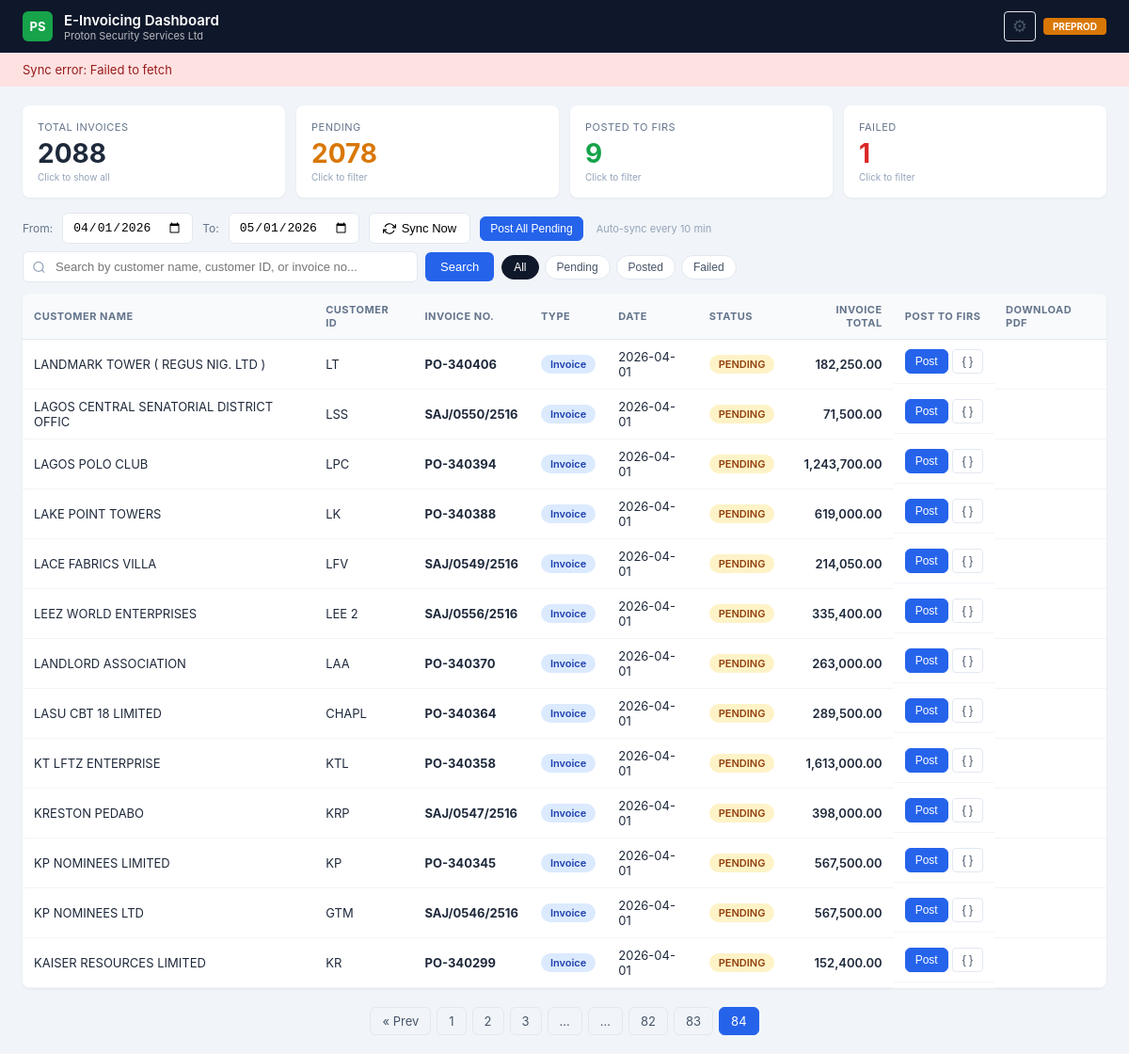
The page /?date_from=2026-04-01&date_to=2026-05-01&q=&status=&page=84 on the database its author committed.
### tables this page shows
CREATE TABLE invoices (
                post_order          INTEGER PRIMARY KEY,
                trx_number          INTEGER,
                invoice_num         TEXT,
                customer_name       TEXT,
                customer_id         TEXT,
                customer_tin        TEXT,
                customer_email      TEXT,
                customer_phone      TEXT,
                customer_address    TEXT,
                customer_city       TEXT,
                invoice_date        TEXT,
                amount              REAL    DEFAULT 0,
                vat_amount          REAL    DEFAULT 0,
                status              TEXT    DEFAULT 'pending',
                irn                 TEXT,
                qr_code             TEXT,
                posted_at           TEXT,
                error_message       TEXT,
                api_response        TEXT,
                invoice_description TEXT,
                invoice_type        TEXT    DEFAULT 'Invoice',
                last_synced         TEXT
            );

### app.py (the view)
@app.route("/")
def index():
    page = request.args.get("page", 1, type=int)
    q = request.args.get("q", "").strip()
    status_filter = request.args.get("status", "").strip()
    today = date.today()
    default_from = today.replace(day=1).strftime("%Y-%m-%d")
    default_to = (
        today.replace(day=31).strftime("%Y-%m-%d")
        if today.month == 12
        else today.replace(month=today.month + 1, day=1).strftime("%Y-%m-%d")
    )
    date_from = request.args.get("date_from", default_from).strip()
    date_to   = request.args.get("date_to",   default_to).strip()
    try:
        range_params = (date_from, date_to)
        all_stats = db_read(
            "SELECT status, COUNT(*) as cnt FROM invoices "
            "WHERE invoice_date >= ? AND invoice_date <= ? GROUP BY status",
            range_params
        )
        stats = {"total": 0, "posted": 0, "pending": 0, "failed": 0, "credit_notes": 0, "invoices_count": 0}
        for s in all_stats: stats[s["status"]] = s["cnt"]; stats["total"] += s["cnt"]
        type_stats = db_read(
            "SELECT invoice_type, COUNT(*) as cnt FROM invoices "
            "WHERE invoice_date >= ? AND invoice_date <= ? GROUP BY invoice_type",
            range_params
        )
        for t in type_stats:
            if t["invoice_type"] == "Credit Note": stats["credit_notes"] = t["cnt"]
            elif t["invoice_type"] == "Invoice": stats["invoices_count"] = t["cnt"]
        where_parts = ["invoice_date >= ?", "invoice_date <= ?"]
        params = [date_from, date_to]
        if q:
            where_parts.append(
                "(LOWER(customer_name) LIKE ? OR LOWER(customer_id) LIKE ? OR LOWER(invoice_num) LIKE ?)"
            )
            like = f"%{q.lower()}%"
            params += [like, like, like]
        if status_filter and status_filter in ("pending", "posted", "failed"):
            where_parts.append("status = ?")
            params.append(status_filter)
        where_sql = "WHERE " + " AND ".join(where_parts)
        count_row = db_read_one(f"SELECT COUNT(*) as cnt FROM invoices {where_sql}", tuple(params))
        total = count_row["cnt"] if count_row else 0
        total_pages = max(1, (total + PER_PAGE - 1) // PER_PAGE)
        page = max(1, min(page, total_pages))
        offset = (page - 1) * PER_PAGE
        invoices = db_read(
            f"SELECT * FROM invoices {where_sql} ORDER BY invoice_date DESC, trx_number DESC LIMIT ? OFFSET ?",
            tuple(params) + (PER_PAGE, offset)
        )
    except:
        invoices=[]; stats={"total":0,"posted":0,"pending":0,"failed":0,"credit_notes":0,"invoices_count":0}; total=0; total_pages=1; page=1
    return render_template(
        "index.html",
        invoices=invoices, stats=stats,
        page=page, total_pages=total_pages, total=total,
        q=q, status_filter=status_filter,
        date_from=date_from, date_to=date_to
    )

### app.py (called while the page is built)
def _open_db():
    conn = sqlite3.connect(DB_PATH, timeout=30)
    conn.row_factory = sqlite3.Row
    conn.execute("PRAGMA journal_mode=WAL")
    conn.execute("PRAGMA busy_timeout=10000")
    return conn

def db_read(sql, params=()):
    with _db_lock:
        conn = _open_db()
        try: return [dict(r) for r in conn.execute(sql, params).fetchall()]
        finally: conn.close()

def db_read_one(sql, params=()):
    with _db_lock:
        conn = _open_db()
        try:
            row = conn.execute(sql, params).fetchone()
            return dict(row) if row else None
        finally: conn.close()

### templates/index.html (shortened to what this page needs)
<!DOCTYPE html>
<html lang="en">
<head>
</head>
<body>
<header class="header">
    <div class="header-left">
        <div class="header-logo">PS</div>
        <div>
            <div class="header-title">E-Invoicing Dashboard</div>
            <div class="header-subtitle">Proton Security Services Ltd</div>
        </div>
    </div>
    <div class="header-right" style="display:flex;align-items:center;gap:8px">
        <button class="btn-ghost" onclick="openSettings()" title="Tax Category Settings" style="font-size:18px;padding:4px 8px">&#9881;</button>
        <span class="header-env">PREPROD</span>
    </div>
</header>
<div class="sync-banner" id="syncBanner" style="display:none">
    <span id="syncBannerText">Syncing invoices from Sage 50...</span>
</div>
<div class="stats-bar">
    <div class="stat-card" onclick="setStatusFilter('')" title="Show all">
        <div class="stat-label">Total Invoices</div>
        <div class="stat-value">{{ stats.total }}</div>
        <div class="stat-hint">Click to show all</div>
    </div>
    <div class="stat-card pending {% if status_filter == 'pending' %}active-filter{% endif %}" onclick="setStatusFilter('pending')" title="Filter pending">
        <div class="stat-label">Pending</div>
        <div class="stat-value">{{ stats.pending }}</div>
        <div class="stat-hint">Click to filter</div>
    </div>
    <div class="stat-card posted {% if status_filter == 'posted' %}active-filter{% endif %}" onclick="setStatusFilter('posted')" title="Filter posted">
        <div class="stat-label">Posted to FIRS</div>
        <div class="stat-value">{{ stats.posted }}</div>
        <div class="stat-hint">Click to filter</div>
    </div>
    <div class="stat-card failed {% if status_filter == 'failed' %}active-filter{% endif %}" onclick="setStatusFilter('failed')" title="Filter failed">
        <div class="stat-label">Failed</div>
        <div class="stat-value">{{ stats.failed }}</div>
        <div class="stat-hint">Click to filter</div>
    </div>
</div>
<div class="toolbar">
    <label style="font-size:12px;color:var(--slate500)">From:</label>
    <input type="date" id="dateFrom" value="{{ date_from }}" onchange="applyDateRange()">
    <label style="font-size:12px;color:var(--slate500)">To:</label>
    <input type="date" id="dateTo" value="{{ date_to }}" onchange="applyDateRange()">
    <button class="btn" id="btnSync" onclick="syncSage()">
        <svg width="14" height="14" viewBox="0 0 24 24" fill="none" stroke="currentColor" stroke-width="2"><polyline points="23 4 23 10 17 10"/><polyline points="1 20 1 14 7 14"/><path d="M3.51 9a9 9 0 0 1 14.85-3.36L23 10M1 14l4.64 4.36A9 9 0 0 0 20.49 15"/></svg>
        Sync Now
    </button>
    <button class="btn btn-primary btn-sm" onclick="postAllPending()">Post All Pending</button>
    <span id="autoSyncLabel" style="font-size:11px;color:var(--slate400);margin-left:4px">Auto-sync every 10 min</span>
</div>
<form method="GET" action="/" class="search-bar" id="searchForm">
    <div class="search-input-wrap">
        <input
            type="text"
            name="q"
            id="searchInput"
            placeholder="Search by customer name, customer ID, or invoice no..."
            value="{{ q }}"
            autocomplete="off"
        >
    </div>
    <button type="submit" class="search-btn">Search</button>
    <div class="status-filters">
        <button type="button" class="status-filter-btn {% if not status_filter %}active{% endif %}" onclick="setStatusFilter('')">All</button>
        <button type="button" class="status-filter-btn pending {% if status_filter == 'pending' %}active{% endif %}" onclick="setStatusFilter('pending')">Pending</button>
        <button type="button" class="status-filter-btn posted {% if status_filter == 'posted' %}active{% endif %}" onclick="setStatusFilter('posted')">Posted</button>
        <button type="button" class="status-filter-btn failed {% if status_filter == 'failed' %}active{% endif %}" onclick="setStatusFilter('failed')">Failed</button>
    </div>
</form>
<div class="table-wrap">
<table>
    <thead>
        <tr>
            <th>Customer Name</th><th>Customer ID</th><th>Invoice No.</th><th>Type</th><th>Date</th>
            <th>Status</th><th style="text-align:right">Invoice Total</th><th>Post to FIRS</th><th>Download PDF</th>
        </tr>
    </thead>
    <tbody>
        {% for inv in invoices %}
        <tr>
            <td>{{ inv.customer_name }}</td>
            <td>{{ inv.customer_id }}</td>
            <td><strong>{{ inv.invoice_num }}</strong></td>
            <td>
                {% if inv.invoice_type == 'Credit Note' %}
                    <span class="badge badge-credit">Credit Note</span>
                {% elif inv.invoice_type == 'Debit Note' %}
                    <span class="badge badge-debit">Debit Note</span>
                {% else %}
                    <span class="badge badge-invoice">Invoice</span>
                {% endif %}
            </td>
            <td>{{ inv.invoice_date }}</td>
            <td>
                {% if inv.status == 'posted' %}<span class="badge badge-posted">POSTED</span>
                {% elif inv.status == 'failed' %}<span class="badge badge-failed">FAILED</span>
                    <button class="btn-ghost" onclick="showError({{ inv.post_order }})" title="View full error" style="color:var(--red);font-size:11px;padding:2px 6px;margin-left:4px">&#9888; Error</button>
                {% else %}<span class="badge badge-pending">PENDING</span>{% endif %}
            </td>
            <td style="text-align:right;font-weight:600">{{ "{:,.2f}".format(inv.amount) }}</td>
            <td class="actions-cell">
                {% if inv.status == 'posted' %}
                    <span style="color:var(--green);font-size:12px;font-weight:600">&#10003; Done</span>
                {% elif inv.status == 'failed' %}
                    <button class="btn btn-sm" style="background:var(--red);color:white" onclick="postInvoice({{ inv.post_order }}, this)">Retry</button>
                {% else %}
                    <button class="btn btn-primary btn-sm" onclick="postInvoice({{ inv.post_order }}, this)">Post</button>
                {% endif %}
                <button class="btn-ghost" onclick="previewPayload({{ inv.post_order }})" title="Preview JSON payload">{ }</button>
            </td>
            <td>
            </td>
        </tr>
        {% endfor %}
    </tbody>
</table>
</div>
{% if total_pages > 1 %}
<div class="pagination">
    {% set base_url = '?date_from=' ~ date_from ~ '&date_to=' ~ date_to ~ '&q=' ~ q ~ '&status=' ~ status_filter ~ '&page=' %}
    {% if page > 1 %}<a href="{{ base_url ~ (page - 1) }}">&laquo; Prev</a>{% endif %}
    {% for p in range(1, total_pages + 1) %}
        {% if p == page %}<span class="active">{{ p }}</span>
        {% elif p <= 3 or p > total_pages - 3 or (p >= page - 2 and p <= page + 2) %}<a href="{{ base_url ~ p }}">{{ p }}</a>
        {% elif p == 4 or p == total_pages - 3 %}<span>...</span>{% endif %}
    {% endfor %}
</div>
{% endif %}
</body>
</html>

### rows shown on the page
invoices: customer_name "LANDMARK TOWER ( REGUS NIG. LTD )", customer_id "LT", invoice_num "PO-340406", invoice_type "Invoice", invoice_date "2026-04-01", status "PENDING", amount "182,250.00"
invoices: customer_name "LAGOS CENTRAL SENATORIAL DISTRICT OFFIC", customer_id "LSS", invoice_num "SAJ/0550/2516", invoice_type "Invoice", invoice_date "2026-04-01", status "PENDING", amount "71,500.00"
invoices: customer_name "LAGOS POLO CLUB", customer_id "LPC", invoice_num "PO-340394", invoice_type "Invoice", invoice_date "2026-04-01", status "PENDING", amount "1,243,700.00"
invoices: customer_name "LAKE POINT TOWERS", customer_id "LK", invoice_num "PO-340388", invoice_type "Invoice", invoice_date "2026-04-01", status "PENDING", amount "619,000.00"
invoices: customer_name "LACE FABRICS VILLA", customer_id "LFV", invoice_num "SAJ/0549/2516", invoice_type "Invoice", invoice_date "2026-04-01", status "PENDING", amount "214,050.00"
invoices: customer_name "LEEZ WORLD ENTERPRISES", customer_id "LEE 2", invoice_num "SAJ/0556/2516", invoice_type "Invoice", invoice_date "2026-04-01", status "PENDING", amount "335,400.00"
invoices: customer_name "LANDLORD ASSOCIATION", customer_id "LAA", invoice_num "PO-340370", invoice_type "Invoice", invoice_date "2026-04-01", status "PENDING", amount "263,000.00"
invoices: customer_name "LASU CBT 18 LIMITED", customer_id "CHAPL", invoice_num "PO-340364", invoice_type "Invoice", invoice_date "2026-04-01", status "PENDING", amount "289,500.00"
invoices: customer_name "KT LFTZ ENTERPRISE", customer_id "KTL", invoice_num "PO-340358", invoice_type "Invoice", invoice_date "2026-04-01", status "PENDING", amount "1,613,000.00"
invoices: customer_name "KRESTON PEDABO", customer_id "KRP", invoice_num "SAJ/0547/2516", invoice_type "Invoice", invoice_date "2026-04-01", status "PENDING", amount "398,000.00"
invoices: customer_name "KP NOMINEES LIMITED", customer_id "KP", invoice_num "PO-340345", invoice_type "Invoice", invoice_date "2026-04-01", status "PENDING", amount "567,500.00"
invoices: customer_name "KP NOMINEES LTD", customer_id "GTM", invoice_num "SAJ/0546/2516", invoice_type "Invoice", invoice_date "2026-04-01", status "PENDING", amount "567,500.00"
invoices: customer_name "KAISER RESOURCES LIMITED", customer_id "KR", invoice_num "PO-340299", invoice_type "Invoice", invoice_date "2026-04-01", status "PENDING", amount "152,400.00"

### other values the page prints
{{ stats.total }} "2088"
{{ stats.pending }} "2078"
{{ stats.posted }} "9"
{{ stats.failed }} "1"
{{ p }} "1" "2" "3" "82" "83"
{{ p }} "84"
